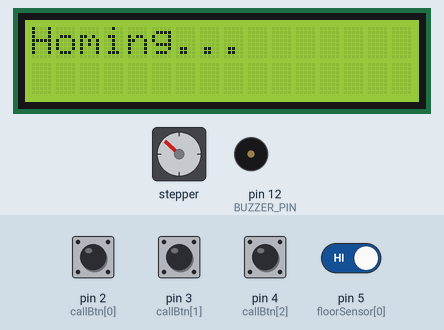
Bench run of a sketch on a simulated Arduino Uno, built with avr-gcc and run on an emulated ATmega328P. On the bench: 16×2 character LCD, stepper motor, buzzer (waves = sounding, pin HIGH). The test bench sets the inputs (shaded band); at power-on: pin 2 (callBtn[0]), pin 3 (callBtn[1]), pin 4 (callBtn[2]), pin 5 (floorSensor[0]) HIGH. Stepper angles assume 2048 steps per turn.

Above: at 0.9 s.
1.0 s: pin 5 (floorSensor[0]) driven LOW
At 2.2 s:
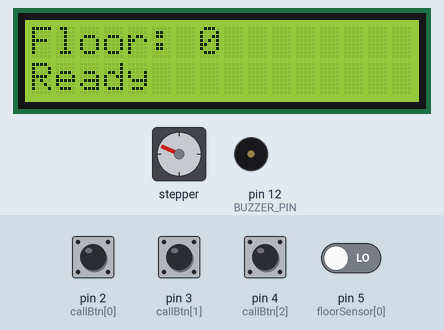
2.5 s: pin 3 (callBtn[1]) pulled LOW for 0.15 s
At 2.68 s:
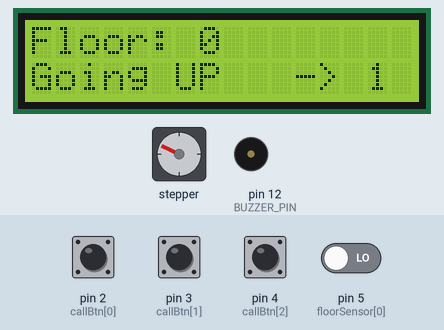
At 3.32 s:
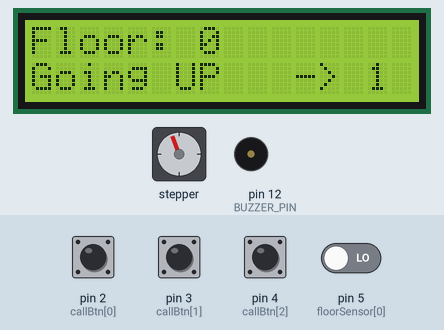
Timing chart, 0 to 14.4 s (numbered marks = the images above; inputs shaded):
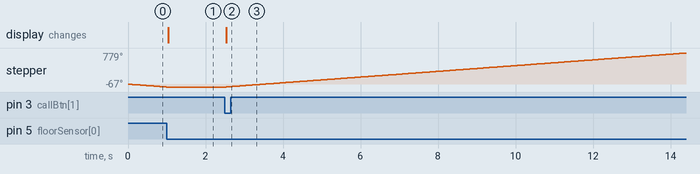

The sketch:

26_elevator_3_floors.ino
```cpp
/*
  المستوى المتقدم — المشروع 3: نظام المصعد الذكي ثلاثي الطوابق
  كتاب: 38 مشروع في شهر — لؤي النصري (@robotlouay)

  المكونات: محرك خطوة 28BYJ-48 + وحدة ULN2003 ، شاشة LCD I2C ، 3 أزرار ، 3 مفاتيح نهاية (Limit Switch) ، Buzzer
  التوصيل:
    ULN2003: IN1 → 8   IN2 → 9   IN3 → 10   IN4 → 11   + (5–12V خارجي)  − → GND مشترك
    LCD I2C: SDA → A4   SCL → A5   VCC → 5V   GND → GND
    أزرار الاستدعاء (بين المنفذ و GND): الطابق 0 → Pin 2 ، الطابق 1 → Pin 3 ، الطابق 2 → Pin 4
    حساسات الطوابق (Limit Switch بين المنفذ و GND): 0 → Pin 5 ، 1 → Pin 6 ، 2 → Pin 7
    Buzzer (+) → Pin 12
  كل المدخلات تستعمل INPUT_PULLUP (القراءة LOW عند الضغط).
  إذا تحرك المصعد في الاتجاه الخطأ غيّر UP_DIR إلى -1.
*/

#include <Stepper.h>
#include <Wire.h>
#include <LiquidCrystal_I2C.h>

const int STEPS_PER_REV = 2048;          // 28BYJ-48
Stepper motor(STEPS_PER_REV, 8, 10, 9, 11);   // ترتيب الملفات الصحيح لـ ULN2003
LiquidCrystal_I2C lcd(0x27, 16, 2);

const int callBtn[3]    = {2, 3, 4};
const int floorSensor[3]= {5, 6, 7};
const int BUZZER_PIN = 12;
const int UP_DIR = 1;

int currentFloor = 0;
int targetFloor  = 0;
bool queue[3] = {false, false, false};   // طلبات الطوابق
int direction = 0;                       // 1 صعود ، -1 نزول ، 0 متوقف

void show() {
  lcd.setCursor(0, 0);
  lcd.print("Floor: "); lcd.print(currentFloor); lcd.print("        ");
  lcd.setCursor(0, 1);
  if (direction == 1)      lcd.print("Going UP   -> ");
  else if (direction == -1)lcd.print("Going DOWN -> ");
  else                     lcd.print("Ready         ");
  if (direction != 0) lcd.print(targetFloor);
}

int sensedFloor() {
  for (int f = 0; f < 3; f++) if (digitalRead(floorSensor[f]) == LOW) return f;
  return -1;
}

void readButtons() {
  for (int f = 0; f < 3; f++)
    if (digitalRead(callBtn[f]) == LOW) queue[f] = true;
}

// يختار الهدف التالي: يكمل في نفس الاتجاه أولاً ثم يعكس (منطق المصاعد الحقيقية)
int nextTarget() {
  if (direction >= 0) for (int f = currentFloor; f < 3; f++) if (queue[f]) return f;
  for (int f = currentFloor; f >= 0; f--) if (queue[f]) return f;
  for (int f = currentFloor; f < 3; f++) if (queue[f]) return f;
  return -1;
}

void arrive() {
  queue[currentFloor] = false;
  direction = 0;
  show();
  tone(BUZZER_PIN, 1800, 300);           // نغمة الوصول
  delay(1500);                           // الأبواب مفتوحة
}

void setup() {
  for (int i = 0; i < 3; i++) {
    pinMode(callBtn[i], INPUT_PULLUP);
    pinMode(floorSensor[i], INPUT_PULLUP);
  }
  pinMode(BUZZER_PIN, OUTPUT);
  motor.setSpeed(12);                    // دورة في الدقيقة
  lcd.init();
  lcd.backlight();

  // معايرة: النزول حتى حساس الطابق الأرضي
  lcd.print("Homing...");
  while (digitalRead(floorSensor[0]) == HIGH) motor.step(-UP_DIR * 8);
  currentFloor = 0;
  lcd.clear();
  show();
}

void loop() {
  readButtons();
  int t = nextTarget();
  if (t < 0) return;                     // لا طلبات
  targetFloor = t;

  if (targetFloor == currentFloor) { arrive(); return; }
  direction = (targetFloor > currentFloor) ? 1 : -1;
  show();

  // التحرك خطوة بخطوة حتى يلمس حساس الطابق المطلوب
  while (true) {
    motor.step(direction * UP_DIR * 8);
    readButtons();                       // نقبل طلبات جديدة أثناء الحركة
    int f = sensedFloor();
    if (f >= 0 && f != currentFloor) {
      currentFloor = f;
      show();
      if (queue[f]) break;               // توقف في طابق مطلوب في الطريق
    }
  }
  arrive();
}
```

Measured:
- after the input at 1.0 s, stepper: stops changing and stays -67°; the display: changes at once (image 1)
- after the input at 2.5 s, stepper: keeps turning clockwise at about 71°/s, starting at once; the display: changes at once (image 2)
